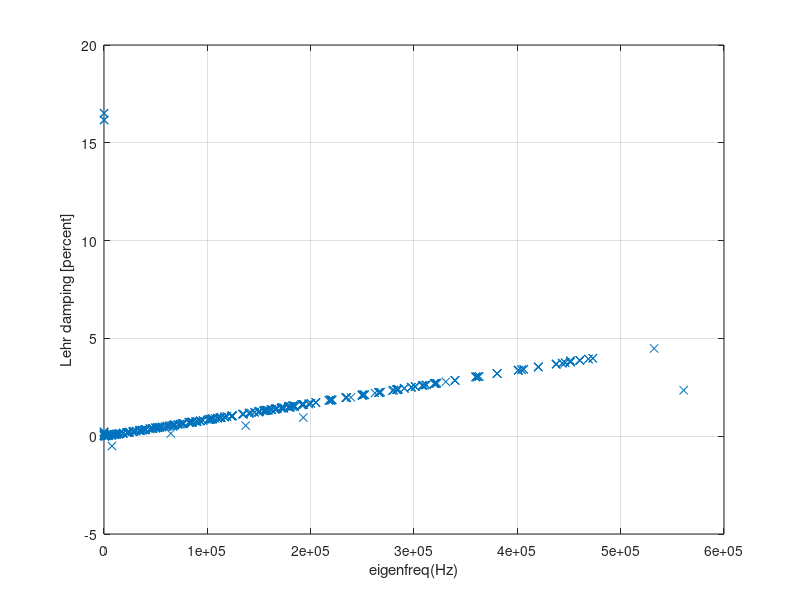

This figure's MATLAB source:
clear

% load('MDKr_symm.mat')
% K = r.rotor.matrices.K;
% M = r.rotor.matrices.M;

load('rotor_with_bearing_only.mat')
% eigentlich muss eingespanntes System betrachtet werden, da es im Exp. ja auch eingespannt ist
K = rotor_with_bearing_only.K;
M = rotor_with_bearing_only.M;

%% Geradin, Rixen 2015: Mechanical Vibrations Kap. 3.1.1
% stark abhaengig von den gewaehlten Werten
ftol = 1; % alles unter ftol ist eine Starrkoerpermode
epsilon_r(1) = 0.001;%0.01301; % Lehrsches Daempfungsmass der ersten Mode (die keine Starrkoerpermode ist)
% epsilon_r(2) = 0.005362; % Exp. 103.1Hz
epsilon_r(2) = 0.001;%0.005379; % Exp. 166.8Hz
% fprintf('vorher: norm(D) = %d\n',norm(r.rotor.matrices.D))
[EV,EW]=eig(K,M); %Loese volles EW-Problem
omega = real(sqrt(diag(EW))); %damit EW = +- i * omega_0r, da rein imaginaer

% sortiere EW, damit die ersten EW ungleich 0 gefudnen werden koennen
[~,i] = sort(abs(omega));
omegatmp = omega(i);
% EV = EV(:,i);
i = find(omegatmp>ftol*2*pi);
omegatmp = omegatmp(i);
ftmp = omegatmp/2/pi;
ftmp(1:12)

omega_0r = omegatmp([1,50]);%ausgewaehlte Moden mit f=[14.736,159.0289]Hz%omegatmp([1,3]);

% vgl. example 3.1
b(1,1) = 2*epsilon_r(1) * omega_0r(1);
b(2,1) = 2*epsilon_r(2) * omega_0r(2);
A(1,1) = omega_0r(1)^2;
A(2,1) = omega_0r(2)^2;
A(1:2,2) = [1;1];

alpha = A\b;
alpha1 = alpha(1)
alpha2 = alpha(2)

%% Teste System mit Daempfung:
D = alpha1*K + alpha2*M;
% D=6.1090e-06*K+0.14707*M;
load('MDKr_symm.mat')
[EV,EW]=polyeig(K,D,M);
[~,i] = sort(abs(imag(EW)));
EW = EW(i);
EV = EV(:,i);
i = find(imag(EW)>0);
EW = EW(i);
EV = EV(:,i);
eigenfreq = imag(EW)/2/pi;
D_Lehr = -real(EW)./imag(EW);
figure
plot(eigenfreq,D_Lehr*100,'x')
xlabel('eigenfreq(Hz)')
ylabel('Lehr damping [percent]')
% ylim([0 100])
grid on

% save MDKr M D K r
